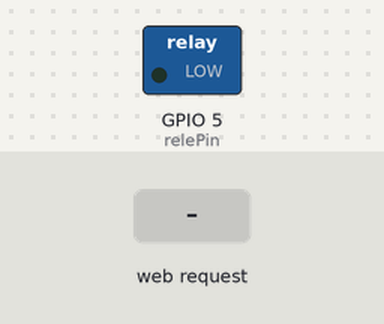
Recording of a sketch running on a simulated ESP32. Parts: switched loads named in the sketch (green lamp = pin HIGH). The inputs (shaded band) are chosen by the test bench. WiFi joins after 1.5 s; servers stay silent unless stated; what the sketch prints to the serial monitor is not drawn.

Above: at 2.7 s.
2.8 s: HTTP request GET /toggle received
At 3.7 s:
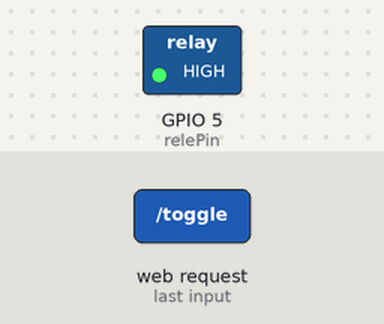
Timing chart, 0 to 5.8 s (numbered marks = the images above; inputs shaded):
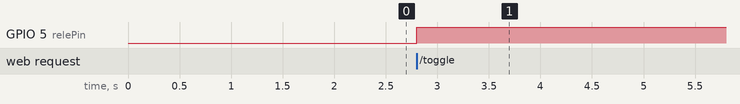

The sketch:

iluminacao_old.ino
```cpp
#include <WiFi.h>
#include <WebServer.h>

// id e senha do wifi
const char* ssid = "";
const char* password = "";

// o pino q vai ser conectado ao rele
const int relePin = 5;

// iniciando o servidor na porta 80
WebServer server(80);

// como a lampada esta
bool estadoRele = false;

// HTML da página
const char* html = R"rawliteral(
<!DOCTYPE html>
<html>
<head>
  <title>Controle de Iluminação</title>
  <meta name="viewport" content="width=device-width, initial-scale=1">
</head>
<body style="text-align: center; font-family: Arial;">
  <h1>Iluminação Inteligente</h1>
  <p>Status da Lâmpada: <strong>%STATUS%</strong></p>
  <form action="/toggle">
    <button style="padding: 12px 24px; font-size: 16px;">Alternar Luz</button>
  </form>
</body>
</html>
)rawliteral";

// function p o status no HTML
String processor(const String& var) {
  if (var == "STATUS") {
    return estadoRele ? "LIGADA" : "DESLIGADA";
  }
  return String();
}

// function principal do server
void handleRoot() {
  String htmlPage = html;
  htmlPage.replace("%STATUS%", estadoRele ? "LIGADA" : "DESLIGADA");
  server.send(200, "text/html", htmlPage);
}

// alternando o estado da lampada
void handleToggle() {
  estadoRele = !estadoRele;
  digitalWrite(relePin, estadoRele ? HIGH : LOW);
  handleRoot();
}

void setup() {
  Serial.begin(115200);
  pinMode(relePin, OUTPUT);
  digitalWrite(relePin, LOW);

  WiFi.begin(ssid, password);
  Serial.print("Conectando-se ao Wi-Fi...");
  while (WiFi.status() != WL_CONNECTED) {
    delay(500);
    Serial.print(".");
  }

  Serial.println("\nWi-Fi conectado.");
  Serial.print("IP: ");
  Serial.println(WiFi.localIP());

  server.on("/", handleRoot);
  server.on("/toggle", handleToggle);
  server.begin();
  Serial.println("Servidor iniciado.");
}

void loop() {
  server.handleClient();
}
```

Measured:
- after the input at 2.8 s, GPIO 5 (relePin): LOW → HIGH at once
